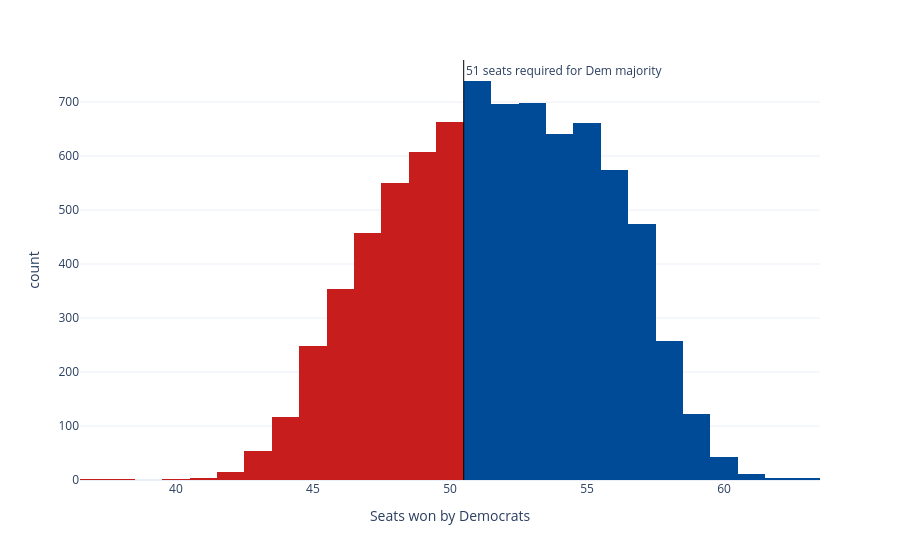

Notebook code cell kept with this figure:
### Code cell
sims_hist = px.histogram(seat_sims, x='seats', nbins=np.unique(seat_sims['seats']).shape[0]*2, color='winner',
                         color_discrete_map={'Democrats': '#004b97', 'Republicans': '#c71e1d'},
                         labels={'seats':'Seats won by Democrats', 'winner': 'Winner'}, template='plotly_white')
sims_hist.update_traces(showlegend=False)
sims_hist.add_vline(x=50.5, line_width=1, line_color='black', annotation_text='51 seats required for Dem majority', 
                    annotation_position='top right')
sims_hist

### Figure 1 — Plotly figure (JSON) as saved in the notebook; plotly's stock layout.template omitted (floating-point values rounded to 4 significant figures; data arrays with more than 128 entries replaced by an {"elided": "..."} marker saying what was removed)
{"data": [{"bingroup": "x", "hovertemplate": "Winner=Democrats<br>Seats won by Democrats=%{x}<br>count=%{y}<extra></extra>", "legendgroup": "Democrats", "marker": {"color": "#004b97", "pattern": {"shape": ""}}, "name": "Democrats", "nbinsx": 52, "orientation": "v", "showlegend": false, "type": "histogram", "x": {"elided": "4927 int values"}, "xaxis": "x", "yaxis": "y"}, {"bingroup": "x", "hovertemplate": "Winner=Republicans<br>Seats won by Democrats=%{x}<br>count=%{y}<extra></extra>", "legendgroup": "Republicans", "marker": {"color": "#c71e1d", "pattern": {"shape": ""}}, "name": "Republicans", "nbinsx": 52, "orientation": "v", "showlegend": false, "type": "histogram", "x": {"elided": "3073 int values"}, "xaxis": "x", "yaxis": "y"}], "layout": {"annotations": [{"showarrow": false, "text": "51 seats required for Dem majority", "x": 50.5, "xanchor": "left", "xref": "x", "y": 1, "yanchor": "top", "yref": "y domain"}], "barmode": "relative", "legend": {"title": {"text": "Winner"}, "tracegroupgap": 0}, "margin": {"t": 60}, "shapes": [{"line": {"color": "black", "width": 1}, "type": "line", "x0": 50.5, "x1": 50.5, "xref": "x", "y0": 0, "y1": 1, "yref": "y domain"}], "xaxis": {"anchor": "y", "domain": [0, 1], "title": {"text": "Seats won by Democrats"}}, "yaxis": {"anchor": "x", "domain": [0, 1], "title": {"text": "count"}}}}
